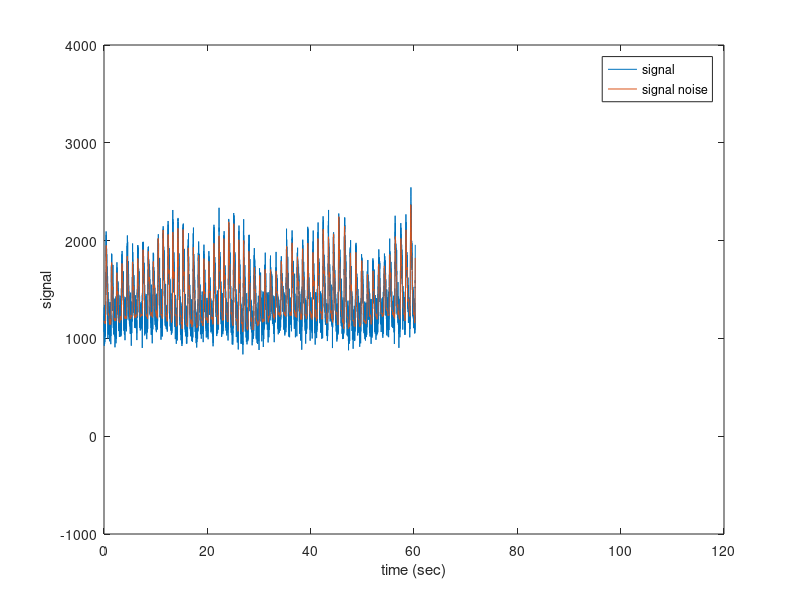

MATLAB code for this plot: (Note: this script raises an error after producing the figure.)
%% Algorithm 1: filtering for the detection of PPG, 
clear all
close all
clc

addpath(genpath('../functions'));
addpath(genpath('../signals'));

%% Signal and data definitions

signal = load('PPG_A13.mat');
signal = signal.PPG_A13(1:end/2);
time = load('Timestamp.mat');
time = time.Timestamp(1:end/2);
time = (time-time(1))*10^(-3);
Fs = 128; % sampling frequency


snr = -20;
EB_N0 = 1;
v_bbgc = 10^(-snr(EB_N0)/10);


% Generate original signal and a noisy version adding 
% a standard Gaussian white noise. 
signal_noise = signal+v_bbgc*randn(1,length(signal))';

figure, plot(time,signal_noise)
hold all
plot(time,signal), axis([0 120 -1000 4000])
xlabel('time (sec)')
ylabel('signal')
legend('signal','signal noise')

%% Bandpass filtering
Wn = 2*[0.5 3.5]/Fs;
[b1,a1] = butter(5,Wn,'bandpass');
Wn = 2*[0.5 3.5]/Fs;
[b2,a2] = cheby2(3,30,Wn,'bandpass');
signal_filt1 = filtfilt(b1,a1,signal_noise);
signal_filt2 = filtfilt(b2,a2,signal_noise);

figure,
pwelch(signal,[],[],[],Fs)
figure,
pwelch(signal_filt1,[],[],[],Fs)
figure,
pwelch(signal_filt2,[],[],[],Fs)

%% Detection of local peak per 10 sec

[ R1, ind_R1 ] = detection_peack( signal_filt1, Fs, time, 0, 0, 0.2);
[ R2, ind_R2 ] = detection_peack( signal_filt2, Fs, time, 0, 0, 0.2);

%% Pulse Detection
[ pulse_min1 ] = pulse_ppg( length(signal), 60, ind_R1, Fs);
[ pulse_min2 ] = pulse_ppg( length(signal), 60, ind_R2, Fs);
[ pulse1 ] = heart_rate(ind_R1);
[ pulse2 ] = heart_rate(ind_R2);

y_min = min(min(min(signal-mean(signal),signal_filt1),signal_filt2));
y_max = max(max(max(signal-mean(signal),signal_filt1),signal_filt2));

figure
plot(time/60,signal-mean(signal))
hold all
plot(time/60, signal_filt1)
plot(ind_R1/60,R1,'x','linewidth',2)
plot(time/60, signal_filt2)
plot(ind_R2/60,R2,'x','linewidth',2)
axis([0 time(end)/60 y_min y_max])
legend('signal','butter','Peack butter','cheby2','Peack cheby2')
xlabel('time in min')
ylabel('signal')
title('Peack detection of a PPG by using butter and cheby2 filter')

figure, 
plot(ind_R1(2:end),pulse1)
hold all
plot(ind_R2(2:end),pulse2)
legend('pulse butter','pulse cheby')
